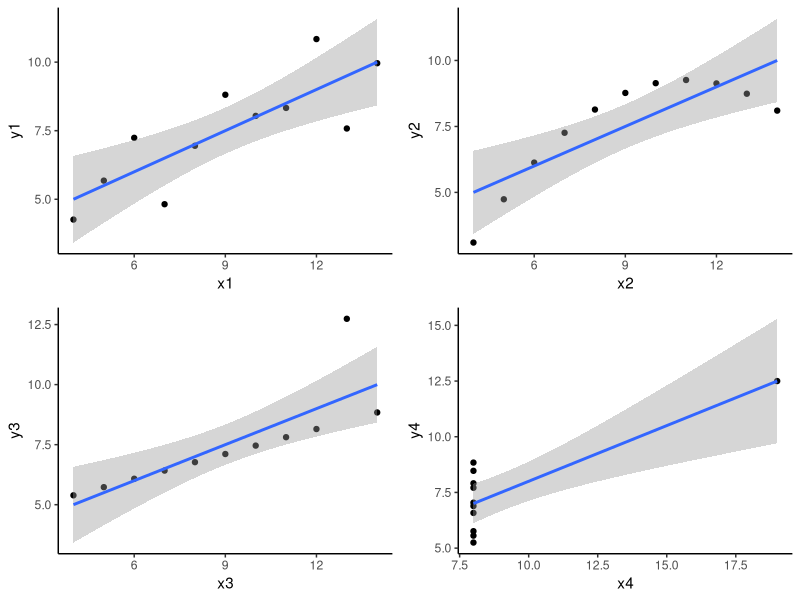
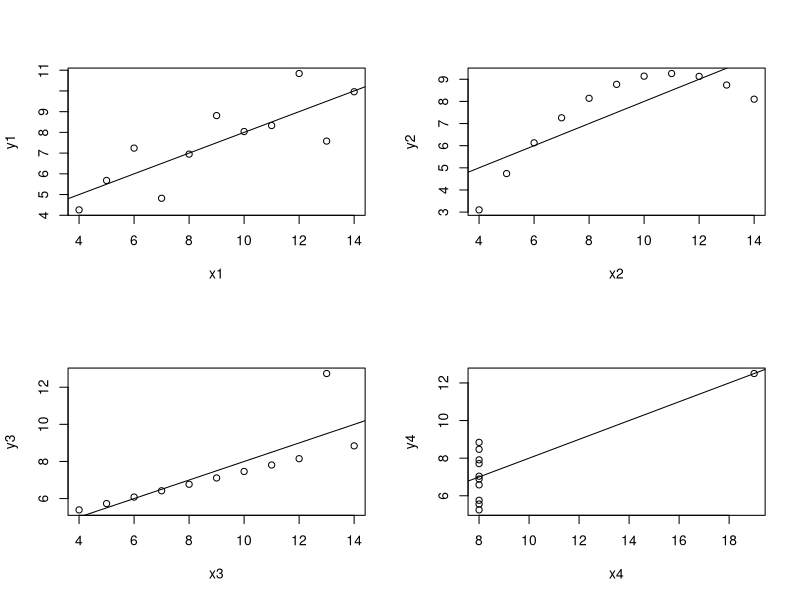
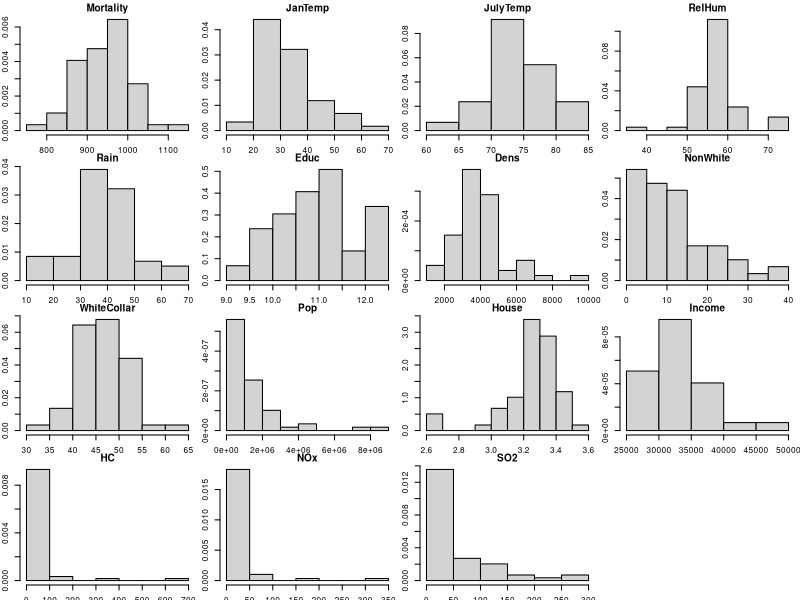
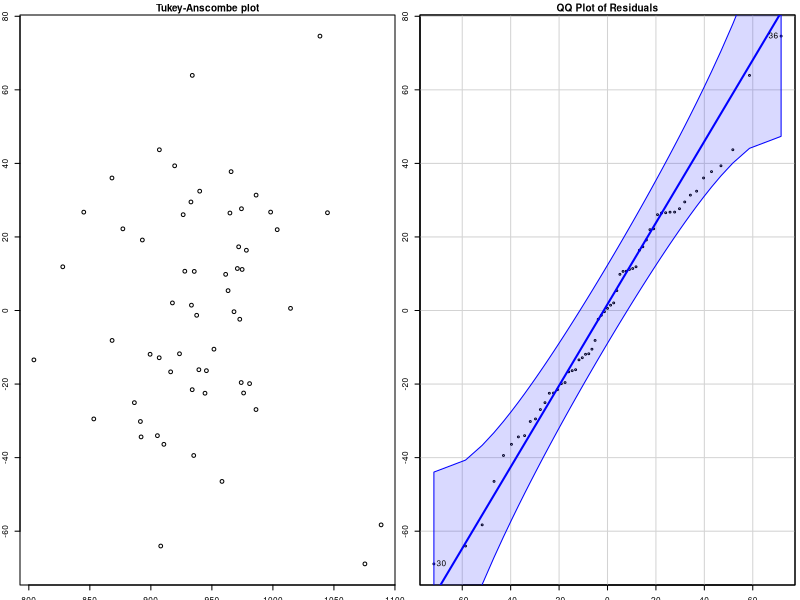
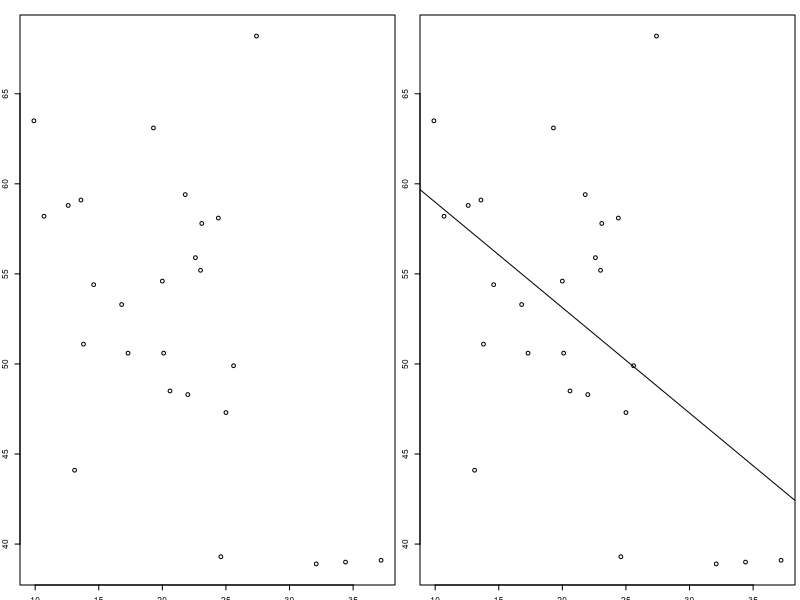
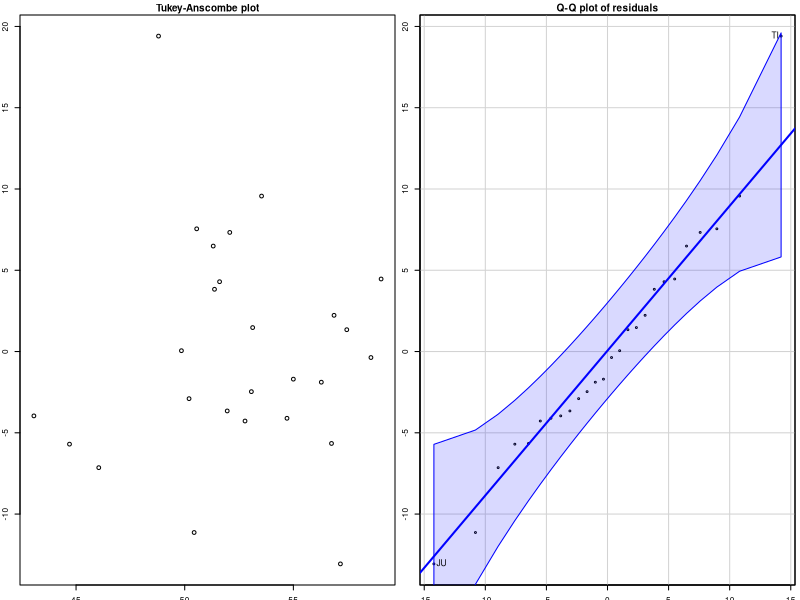
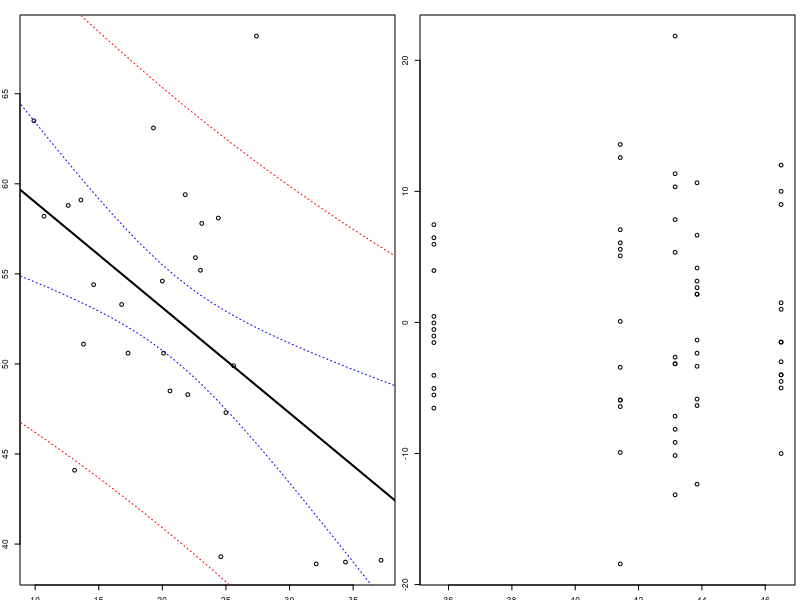
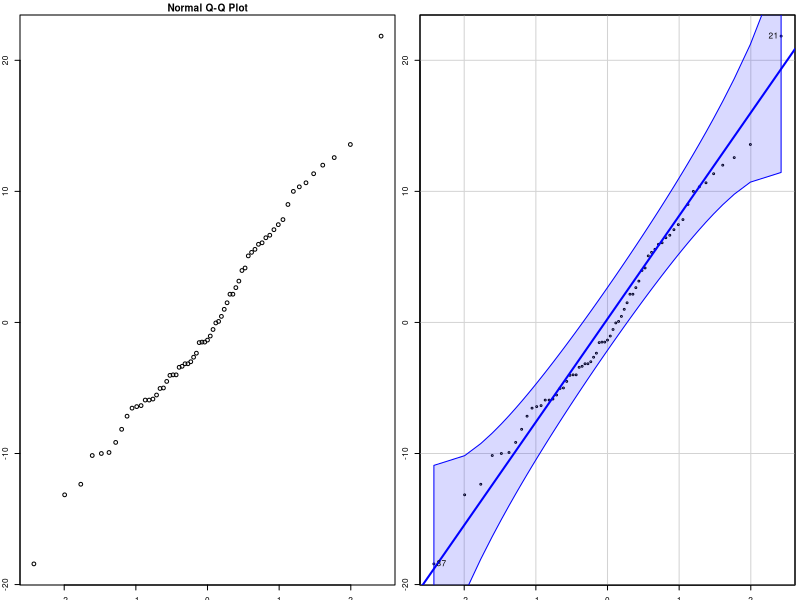

Source code (R) for these figures, in order:
## ---- chunk 1
knitr::opts_chunk$set(echo = TRUE)
library(ggplot2)
library(gtable)
library(grid)
library(gridExtra)
## ---- chunk 2
data(anscombe)
## ---- chunk 3
data(anscombe)

p1 = ggplot(data = anscombe,aes(x=x1,y=y1)) + 
  geom_point() +
  geom_smooth(method = lm) +
  theme_classic()

p2 = ggplot(data = anscombe,aes(x=x2,y=y2)) + 
  geom_point() +
  geom_smooth(method = lm) +
  theme_classic()

p3 = ggplot(data = anscombe,aes(x=x3,y=y3)) + 
  geom_point() +
  geom_smooth(method = lm) +
  theme_classic()

p4 = ggplot(data = anscombe,aes(x=x4,y=y4)) + 
  geom_point() +
  geom_smooth(method = lm) +
  theme_classic()


grid.arrange(p1,p2,p3,p4,nrow = 2)
## ---- chunk 4
model1 = lm(y1~x1,data=anscombe)
model2 = lm(y2~x2,data=anscombe)
model3 = lm(y3~x3,data=anscombe)
model4 = lm(y4~x4,data=anscombe)

par(mfrow=c(2,2))

plot(anscombe$x1,anscombe$y1,xlab="x1",ylab="y1")
abline(model1)

plot(anscombe$x2,anscombe$y2,xlab="x2",ylab="y2")
abline(model2)

plot(anscombe$x3,anscombe$y3,xlab="x3",ylab="y3")
abline(model3)

plot(anscombe$x4,anscombe$y4,xlab="x4",ylab="y4")
abline(model4)
## ---- chunk 5
summary(model1)
summary(model2)
## ---- chunk 6
model.params = data.frame(
  Model1 = c(model1$coefficients,summary(model1)$sigma,summary(model1)$r.squared),
  Model2 = c(model2$coefficients,summary(model2)$sigma,summary(model2)$r.squared),
  Model3 = c( model3$coefficients,summary(model3)$sigma,summary(model3)$r.squared),
  Model4 =c(model4$coefficients,summary(model4)$sigma,summary(model4)$r.squared))

rownames(model.params)= c("intercept","slope","sigma","R2")

knitr::kable(model.params)
## ---- chunk 7
farm = read.table("farm.dat", header = TRUE)
farm.fit <- lm(Dollar ~ cows, data = farm)
summary(farm.fit)
## ---- chunk 8
predict(farm.fit, interval = "confidence")
predict(farm.fit, newdataframe = data.frame(cows=c(0,20,8.85), interval = "confidence"))
## ---- chunk 9
farm.fit2 <- lm(Dollar ~ acres, data = farm)
summary(farm.fit2)

farm.fit3 <- lm(Dollar ~ acres + cows, data = farm)
summary(farm.fit3)
## ---- chunk 10
airp <- read.csv("airpollution.csv")
airp$City <- NULL #deletes the Cities names (da x in for loop numerisch sein muss)
par(mfrow = c(4, 4), mar = c(1.5, 2, 1.5, 0.5), cex = 0.5) # for a display

for (i in 1:ncol(airp)) hist(airp[, i], freq = FALSE, main = colnames(airp)[i],
xlab = "", ylab = "")
## ---- chunk 11
airp$Pop <- log(airp$Pop)
airp$HC <- log(airp$HC)
airp$NOx <- log(airp$NOx)
airp$SO2 <- log(airp$SO2)
names(airp)[names(airp)=="Pop"]<-"logPop"
names(airp)[names(airp)=="HC"]<- "logHC"
names(airp)[names(airp)=="NOx"]<-"logNOx"
names(airp)[names(airp)=="SO2"]<-"logSO2"
## ---- chunk 12
airp.fit <- lm(Mortality ~ ., data = airp)
summary(airp.fit)
## ---- chunk 13

par(mfrow = c(1,2), cex = 0.5)
plot(fitted(airp.fit), resid(airp.fit), xlab = "Fitted values", ylab = "Residuals", main = "Tukey-Anscombe plot")
library("car") # needed for qqPlot
qqPlot(resid(airp.fit), dist = "norm", mean = mean(resid(airp.fit)), sd = sd(resid(airp.fit)), xlab = "Theoretical quantiles", ylab = "Empirical quantiles", main = "QQ Plot of Residuals")
## ---- chunk 14
airp.fit2 <- lm(Mortality ~ JanTemp + Rain + NonWhite + logNOx, data = airp)
summary(airp.fit2)
## ---- chunk 15
immi <- read.table("massimmigration.csv", header = TRUE, sep = '\t')
## ---- chunk 16
rownames(immi) <- immi$canton
immi$canton <- NULL #remove the cantons
plot(yes ~ foreigners, data = immi)
## ---- chunk 17
model1.fit <- lm(yes ~ foreigners, data = immi)
summary(model1.fit)
## ---- chunk 18
plot(yes ~ foreigners, data = immi)
abline(model1.fit)
## ---- chunk 19
library(car) # needed for qqPlot
## ---- chunk 20
par(mfrow = c(1, 2), cex = 0.5)
plot(fitted(model1.fit), resid(model1.fit), xlab = "Fitted values", ylab = "Residuals", main = "Tukey-Anscombe plot")

qqPlot(resid(model1.fit), dist = "norm", mean = mean(resid(model1.fit)), sd = sd(resid(model1.fit)), xlab = "Theoretical quantiles", ylab = "Empirical quantiles", main = "Q-Q plot of residuals")
## ---- chunk 21
x.val <- seq(0,40, by=1)
pred.interval <- as.data.frame(predict(model1.fit, level = 0.9, newdata = data.frame(foreigners=x.val), interval = "prediction"))
head(pred.interval)
## ---- chunk 22
x.val <- seq(0,40, by=1)
conf.band <- as.data.frame(predict(model1.fit, level = 0.9, newdata = data.frame(foreigners=x.val), interval = "confidence"))
## ---- chunk 23
plot(yes ~ foreigners, data = immi)
lines(x.val, conf.band$lwr, col="blue", lty=3)
lines(x.val, conf.band$upr, col="blue", lty=3)
lines(x.val, pred.interval$lwr, col= "red", lty=3)
lines(x.val, pred.interval$upr, col="red", lty=3)
lines(x.val, conf.band$fit, lwd=2)

## ---- chunk 24
Y_hat <- fitted(model1.fit)
Y_Bar <- mean(immi$yes)

R_square <- sum((Y_hat - Y_Bar)^2)/ sum((immi$yes - Y_Bar)^2)
R_square
## ---- chunk 25
n <- nrow(immi)
q <- 2 #The number of regression parameters needed to fit
F_stat <- (sum((Y_hat - Y_Bar)^2)/(q-1))/(sum((immi$yes - Y_hat)^2)/(n-q))
F_stat
## ---- chunk 26
summary(model1.fit)
## ---- chunk 27
immi$density <- immi$inhabitants/immi$area
model2_full <- lm(yes ~ ., data = immi)
summary(model2_full)
## ---- chunk 28
model2_reduced_1 <- update(model2_full, . ~ .-inhabitants)
anova(model2_reduced_1, model2_full)
summary(model2_reduced_1)
## ---- chunk 29
model2_reduced_2 <- update(model2_reduced_1, . ~ . -area)
anova(model2_reduced_2, model2_reduced_1)
summary(model2_reduced_2)
## ---- chunk 30
model2_reduced_3 <- update(model2_reduced_2, . ~ . -density)
anova(model2_reduced_3, model2_reduced_2)
summary(model2_reduced_3)
## ---- chunk 31
flower_data <-read.table('daffodils.csv', header = T, sep = ',')

flower_anova <-lm(Length ~ Side, data = flower_data)

summary(flower_anova)
## ---- chunk 32
plot(fitted(flower_anova), flower_anova$residuals)
qqnorm(flower_anova$residuals)

library(car)
qqPlot(flower_anova$residuals)
## ---- chunk 33
pairwise.t.test(flower_data$Length, flower_data$Side, p.adjust.method = 'bonferroni')
help("pairwise.t.test")
## ---- chunk 34
library(car)
## ---- chunk 35
daffodils <- read.csv("daffodils.csv", header = T, sep = ",")
levels(daffodils$Side)

fit1 <- (aov(data=daffodils, Length ~ Side))
summary(fit1)

## ---- chunk 36
# Tukey-Anscombe plot
ggplot(data=fit1, aes(fit1$fitted.values, fit1$residuals)) +
  geom_point() +
  theme_bw() +
  geom_line(aes(y=0, colour="red"), show.legend = FALSE) +
  xlab("Fitted Values") +
  ylab("Residuals")
  
#Residual analysis
fit1$residuals
# QQ-Plot
plot(fit1, which = c(2))

## ---- chunk 37
pairwise.t.test(daffodils$Length, daffodils$Side, p.adjust.method = "bonferroni")


## ---- chunk 38
alpha <- 0.05/3
z <- qnorm(1-alpha/2)
spool <- sqrt(2.071)
sqn <- sqrt(36)
ciB <- c(5.4 - z*spool/sqn, 5.4 + z*spool/sqn)
ciC <- c(6.2 - z*spool/sqn, 6.2 + z*spool/sqn)
ciD <- c(5.0 - z*spool/sqn, 5.0 + z*spool/sqn)
list(ciB, ciC, ciD)
## ---- chunk 39
library(car)
data <- read.table("fertilizer.dat", header=TRUE)
data$Fertilizer <- as.factor(data$Fertilizer)
data$CropSpecies <- as.factor(data$CropSpecies)

interaction.plot(data$Fertilizer, data$CropSpecies, data$Yield)

## ---- chunk 40
data.fit <- lm(Yield ~ Fertilizer + CropSpecies, data = data)
plot(fitted(data.fit), resid(data.fit), main = "Tukey Anscombe plot")
qqPlot(resid(data.fit), dist = "norm", mean = mean(resid(data.fit)), sd = sd(resid(data.fit)), main = "qqplot")


## ---- chunk 41
data.fit2 <- lm(log(Yield) ~ Fertilizer + CropSpecies, data = data)
plot(fitted(data.fit2), resid(data.fit2), main = "Tukey Anscombe plot")
qqPlot(resid(data.fit2), dist = "norm", mean = mean(resid(data.fit2)), sd = sd(resid(data.fit2)), main = "qqplot")
## ---- chunk 42

data.fit3 <- lm(log(Yield) ~ Fertilizer*CropSpecies, data = data)

#Note: if we try to compare with the first model, R will show an error because we need to have the log() in both.
anova(data.fit2, data.fit3)
## ---- chunk 43
data.fit2 <- lm(log(Yield) ~ Fertilizer + CropSpecies, data = data)
## ---- chunk 44
data.fitFertilizer <- lm(log(Yield) ~ Fertilizer, data = data)
summary(data.fitFertilizer)
data.fitCropSpecies <- lm(log(Yield) ~ CropSpecies, data = data)
summary(data.fitCropSpecies)
